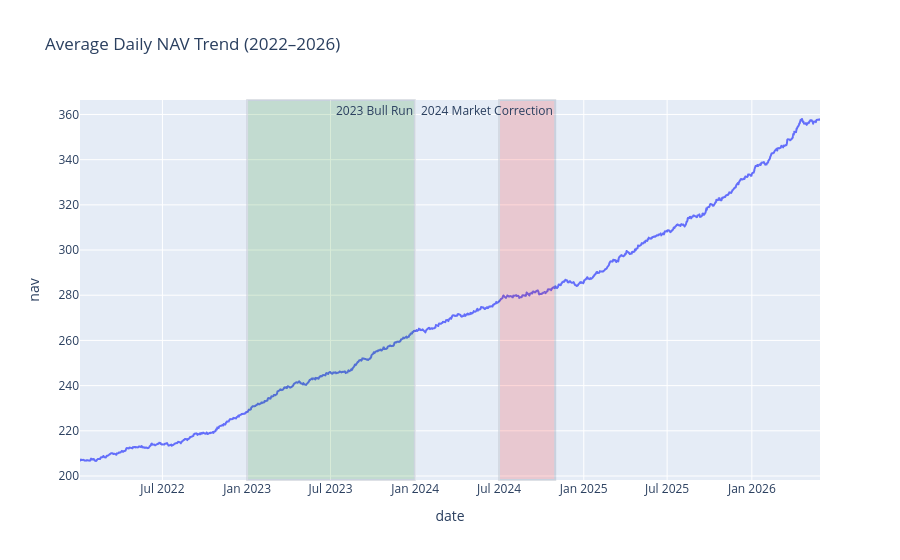

The code cell stored with this chart in its notebook:
### Code cell
--Average NAV fund values
avg_nav = (
    nav.groupby("date")["nav"]
       .mean()
       .reset_index()
)

fig = px.line(
    avg_nav,
    x="date",
    y="nav",
    title="Average Daily NAV Trend (2022–2026)"
)

fig.add_vrect(
    x0="2023-01-01",
    x1="2023-12-31",
    fillcolor="green",
    opacity=0.15,
    annotation_text="2023 Bull Run"
)

fig.add_vrect(
    x0="2024-07-01",
    x1="2024-10-31",
    fillcolor="red",
    opacity=0.15,
    annotation_text="2024 Market Correction"
)

fig.show()

### Figure 1 — Plotly figure (JSON) as saved in the notebook; plotly's stock layout.template omitted (floating-point values rounded to 4 significant figures; data arrays with more than 128 entries replaced by an {"elided": "..."} marker saying what was removed)
{"data": [{"hovertemplate": "date=%{x}<br>nav=%{y}<extra></extra>", "legendgroup": "", "line": {"color": "#636efa", "dash": "solid"}, "marker": {"symbol": "circle"}, "mode": "lines", "name": "", "showlegend": false, "type": "scattergl", "x": {"elided": "1150 str values"}, "xaxis": "x", "y": {"elided": "1150 float values"}, "yaxis": "y"}], "layout": {"annotations": [{"showarrow": false, "text": "2023 Bull Run", "x": "2023-12-31", "xanchor": "right", "xref": "x", "y": 1, "yanchor": "top", "yref": "y domain"}, {"showarrow": false, "text": "2024 Market Correction", "x": "2024-10-31", "xanchor": "right", "xref": "x", "y": 1, "yanchor": "top", "yref": "y domain"}], "legend": {"tracegroupgap": 0}, "shapes": [{"fillcolor": "green", "opacity": 0.15, "type": "rect", "x0": "2023-01-01", "x1": "2023-12-31", "xref": "x", "y0": 0, "y1": 1, "yref": "y domain"}, {"fillcolor": "red", "opacity": 0.15, "type": "rect", "x0": "2024-07-01", "x1": "2024-10-31", "xref": "x", "y0": 0, "y1": 1, "yref": "y domain"}], "title": {"text": "Average Daily NAV Trend (2022–2026)"}, "xaxis": {"anchor": "y", "domain": [0, 1], "title": {"text": "date"}}, "yaxis": {"anchor": "x", "domain": [0, 1], "title": {"text": "nav"}}}}
